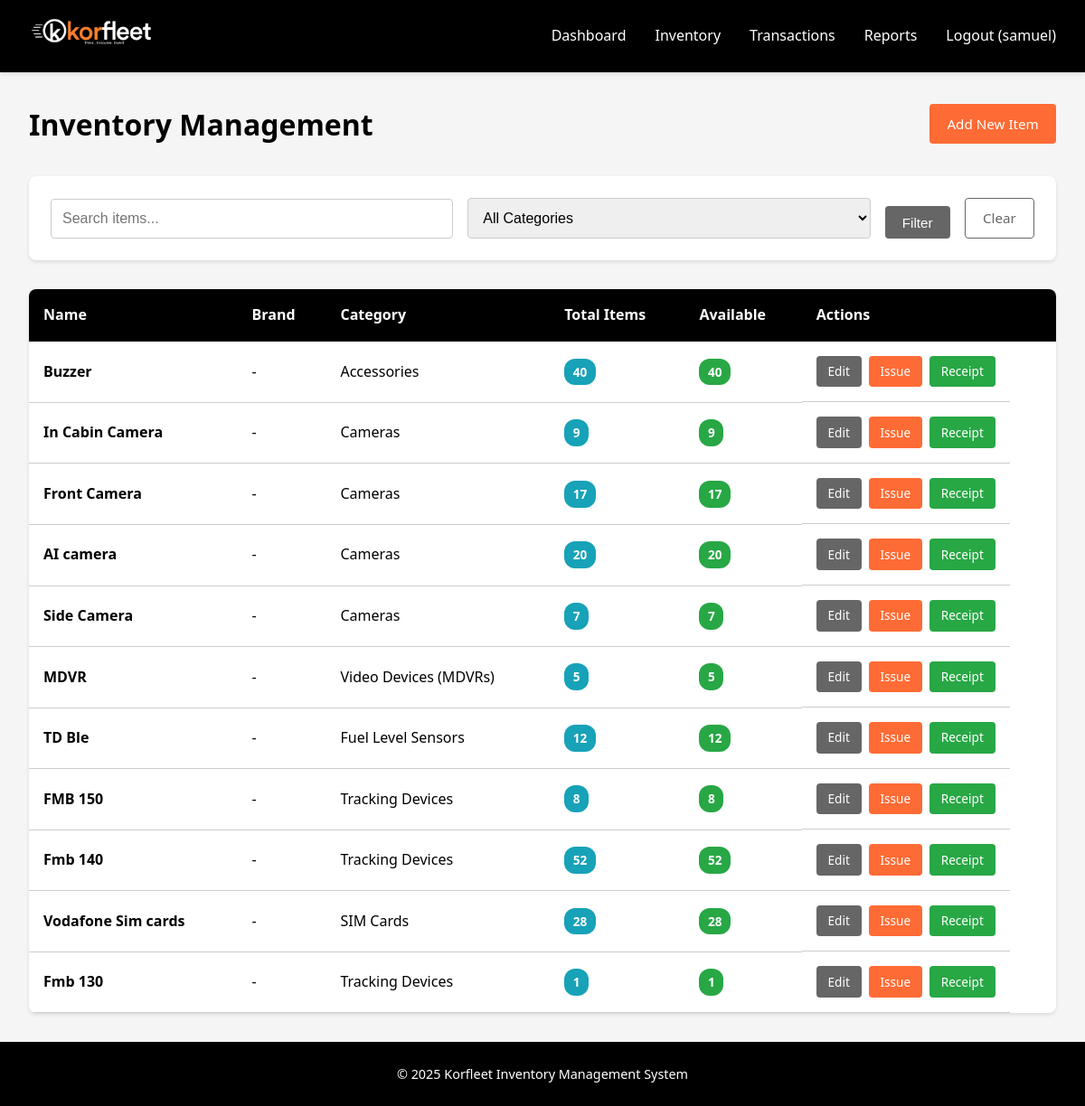
The page /inventory/ (signed in) on the database as committed earlier.
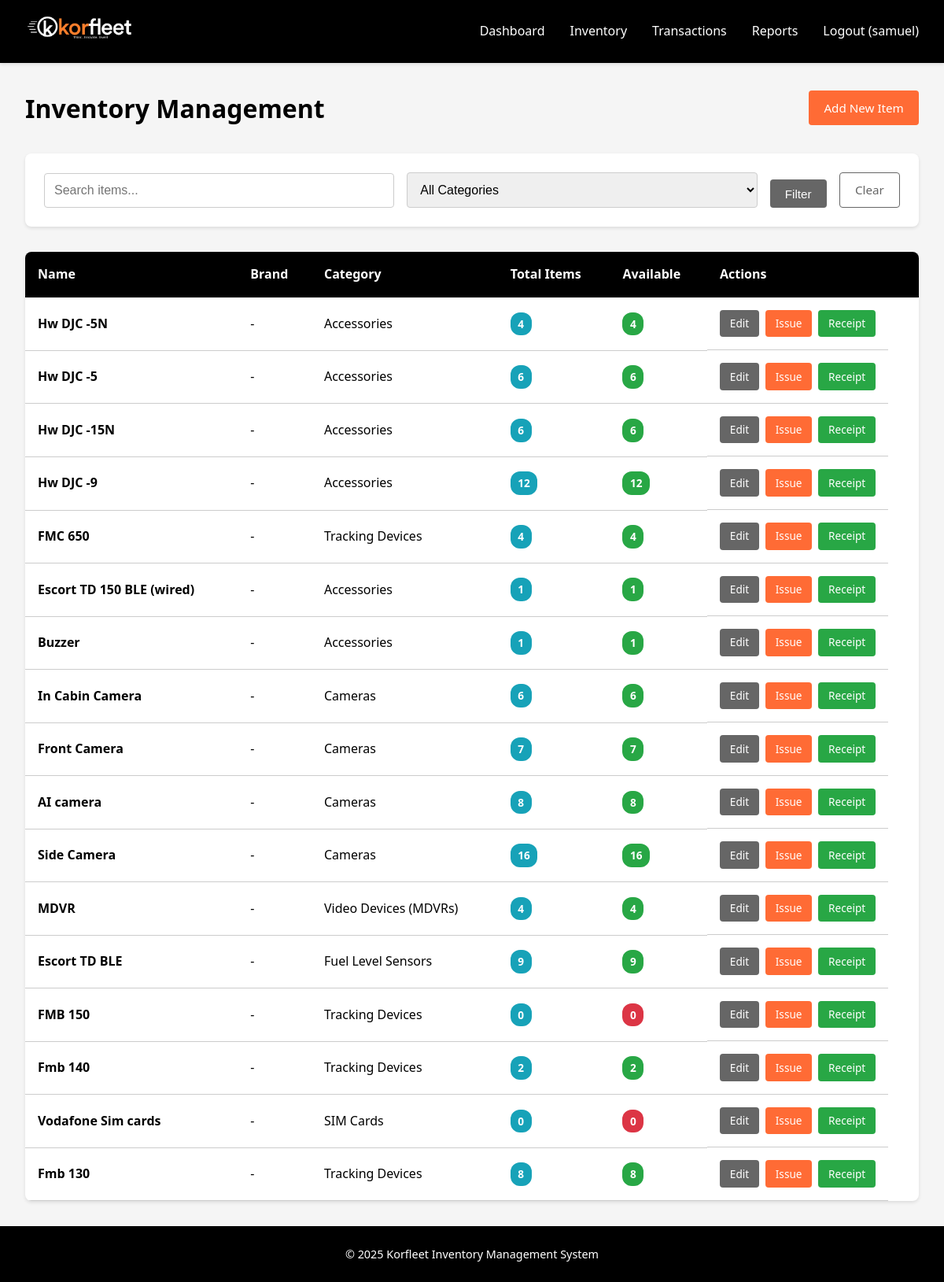
The same page on the database as committed later.
### inventory/models.py (models this page shows, shortened)
class InventoryItem(models.Model):
    CATEGORY_CHOICES = [
        ('Video Devices (MDVRs)', 'Video Devices (MDVRs)'),
        ('Fuel Level Sensors', 'Fuel Level Sensors'),
        ('SIM Cards', 'SIM Cards'),
        ('Cameras', 'Cameras'),
        ('Accessories', 'Accessories'),
        ('Flow Meters', 'Flow Meters'),
        ('Tracking Devices', 'Tracking Devices'),
    ]
    name = models.CharField(max_length=200, help_text="Item name (required)")
    category = models.CharField(max_length=50, choices=CATEGORY_CHOICES, help_text="Category (required)")
    quantity = models.IntegerField(default=0, validators=[MinValueValidator(0)])
    date_added = models.DateTimeField(auto_now_add=True)
    created_by = models.ForeignKey(User, on_delete=models.SET_NULL, null=True, related_name='created_items')
    class Meta:
        ordering = ['-date_added']
        verbose_name = "Inventory Item"
        verbose_name_plural = "Inventory Items"
    @property
    def total_qty(self):
        serialized_count = self.serialized_items.count()
        if serialized_count:
            return serialized_count
        return self.quantity
    def available_quantity(self):
        qs = self.serialized_items
        if qs.exists():
            return qs.filter(status='Available').exclude(condition='Faulty').count()
        return self.quantity

### inventory/views.py (the view)
# urls.py: path('inventory/', views.inventory_list, name='inventory_list'),
@login_required
def inventory_list(request):
    items = InventoryItem.objects.all()
    search_query = request.GET.get('search', '')
    if search_query:
        items = items.filter(
            Q(name__icontains=search_query) |
            Q(category__icontains=search_query)
        )
    category_filter = request.GET.get('category', '')
    if category_filter:
        items = items.filter(category=category_filter)
    items_list = list(items)
    for item in items_list:
        item.available_qty = item.available_quantity()
    paginator = Paginator(items_list, 20)
    page_number = request.GET.get('page')
    page_obj = paginator.get_page(page_number)
    categories = InventoryItem.CATEGORY_CHOICES
    context = {
        'page_obj': page_obj,
        'search_query': search_query,
        'category_filter': category_filter,
        'categories': categories,
    }
    return render(request, 'inventory/inventory_list.html', context)

### templates/inventory/inventory_list.html (shortened to what this page needs)
{% extends 'inventory/base.html' %}
{% block content %}
<div class="page-header">
    <h1>Inventory Management</h1>
    <a href="{% url 'inventory:inventory_add' %}" class="btn btn-primary">Add New Item</a>
</div>
<div class="filters">
    <form method="get" class="filter-form">
        <input type="text" name="search" placeholder="Search items..." value="{{ search_query }}" class="form-control">
        <select name="category" class="form-control">
            <option value="">All Categories</option>
        </select>
        <button type="submit" class="btn btn-secondary">Filter</button>
        <a href="{% url 'inventory:inventory_list' %}" class="btn btn-outline">Clear</a>
    </form>
</div>
<div class="table-container">
    <table class="data-table">
        <thead>
            <tr>
                <th>Name</th>
                <th>Brand</th>
                <th>Category</th>
                <th>Total Items</th>
                <th>Available</th>
                <th>Actions</th>
            </tr>
        </thead>
        <tbody>
            {% for item in page_obj %}
            <tr>
                <td><strong><a class="no-underline" href="{% url 'inventory:inventory_item_detail' item.id %}">{{ item.name }}</a></strong></td>
                <td>{{ item.brand|default:"-" }}</td>
                <td>{{ item.category }}</td>
                <td>
                    <span class="badge badge-info">
                        {{ item.total_qty }}
                    </span>
                </td>
                <td>
                    <span class="badge {% if item.available_qty > 0 %}badge-success{% else %}badge-danger{% endif %}">
                        {{ item.available_qty }}
                    </span>
                </td>
                <td class="actions">
                    <a href="{% url 'inventory:inventory_edit' item.id %}" class="btn btn-sm btn-secondary">Edit</a>
                    <a href="{% url 'inventory:stock_out' %}?item_id={{ item.id }}" class="btn btn-sm btn-primary">Issue</a>
                    <a href="{% url 'inventory:stock_in' %}?item_id={{ item.id }}" class="btn btn-sm btn-success">Receipt</a>
                </td>
            </tr>
            {% empty %}
            <tr>
                <td colspan="6" class="text-center">No items found.</td>
            </tr>
            {% endfor %}
        </tbody>
    </table>
</div>
{% endblock %}

### templates/inventory/base.html (shortened to what this page needs)
<!DOCTYPE html>
<html lang="en">
<head>
    {% load static %}
    <link rel="stylesheet" href="{% static 'css/style.css' %}">
</head>
<body>
    {% if user.is_authenticated %}
    <nav class="navbar">
        <div class="nav-container">
            <div class="nav-brand">
                <a href="{% url 'inventory:dashboard' %}" class="brand-link">
                    <img src="{% static 'Images/korfleet-logo.jpg' %}" alt="Korfleet Logo" style="height:40px;">
                </a>
            </div>
            <ul class="nav-menu">
                <li><a href="{% url 'inventory:dashboard' %}">Dashboard</a></li>
                <li><a href="{% url 'inventory:inventory_list' %}">Inventory</a></li>
                <li><a href="{% url 'inventory:transactions' %}">Transactions</a></li>
                <li><a href="{% url 'inventory:reports' %}">Reports</a></li>
                <li><a href="{% url 'inventory:logout' %}">Logout ({{ user.username }})</a></li>
            </ul>
        </div>
    </nav>
    {% endif %}
    <main class="main-content">
        {% block content %}
        {% endblock %}
    </main>
    <footer class="footer">
        <p>&copy; 2025 Korfleet Inventory Management System</p>
    </footer>
</body>
</html>

### static/css/style.css (style rules this page uses)
:root { --primary-orange: #FF6B35; --dark-orange: #E55A2B; --light-orange: #FF8C42; --white: #FFFFFF; --black: #000000; --gray-light: #F5F5F5; --gray-medium: #CCCCCC; --gray-dark: #666666; --success: #28A745; --danger: #DC3545; --warning: #FFC107; }
* { margin: 0; padding: 0; box-sizing: border-box; }
body { font-family: 'Segoe UI', Tahoma, Geneva, Verdana, sans-serif; background-color: var(--gray-light); color: var(--black); line-height: 1.6; min-height: 100vh; display: flex; flex-direction: column; }
.navbar { background-color: var(--black); color: var(--white); padding: 1rem 0; box-shadow: 0 2px 4px rgba(0,0,0,0.1); }
.nav-container { max-width: 1200px; margin: 0 auto; padding: 0 2rem; display: flex; justify-content: space-between; align-items: center; }
.nav-menu { display: flex; list-style: none; gap: 2rem; }
.nav-menu a { color: var(--white); text-decoration: none; transition: color 0.3s; }
.main-content { flex: 1; max-width: 1200px; width: 100%; margin: 0 auto; padding: 2rem; }
a.no-underline { text-decoration: none !important; color: inherit; }
.btn { display: inline-block; padding: 0.6rem 1.2rem; border: none; border-radius: 4px; text-decoration: none; cursor: pointer; font-size: 0.95rem; transition: all 0.3s; text-align: center; }
.btn-primary { background-color: var(--primary-orange); color: var(--white); }
.btn-secondary { background-color: var(--gray-dark); color: var(--white); }
.btn-success { background-color: var(--success); color: var(--white); }
.btn-outline { background-color: transparent; border: 1px solid var(--gray-dark); color: var(--gray-dark); }
.btn-sm { padding: 0.4rem 0.8rem; font-size: 0.85rem; }
.form-control { width: 100%; padding: 0.75rem; border: 1px solid var(--gray-medium); border-radius: 4px; font-size: 1rem; transition: border-color 0.3s; }
.table-container { background-color: var(--white); border-radius: 8px; overflow-x: auto; box-shadow: 0 2px 4px rgba(0,0,0,0.1); }
.data-table { width: 100%; border-collapse: collapse; }
.data-table thead { background-color: var(--black); color: var(--white); }
.data-table th { padding: 1rem; text-align: left; font-weight: 600; }
.data-table td { padding: 1rem; border-bottom: 1px solid var(--gray-medium); }
.badge { display: inline-block; padding: 0.25rem 0.6rem; border-radius: 12px; font-size: 0.85rem; font-weight: 600; }
.badge-success { background-color: var(--success); color: var(--white); }
.badge-danger { background-color: var(--danger); color: var(--white); }
.badge-info { background-color: #17A2B8; color: var(--white); }
.page-header { display: flex; justify-content: space-between; align-items: center; margin-bottom: 2rem; }
.page-header h1 { color: var(--black); font-size: 2rem; }
.filters { background-color: var(--white); padding: 1.5rem; border-radius: 8px; margin-bottom: 2rem; box-shadow: 0 2px 4px rgba(0,0,0,0.1); }
.filter-form { display: flex; gap: 1rem; flex-wrap: wrap; align-items: flex-end; }
.filter-form .form-control { flex: 1; min-width: 200px; }
.footer { background-color: var(--black); color: var(--white); text-align: center; padding: 1.5rem; margin-top: auto; }
.footer p { margin: 0; font-size: 0.9rem; }
.actions { display: flex; gap: 0.5rem; flex-wrap: wrap; white-space: nowrap; min-width: fit-content; }
.data-table td.actions { white-space: nowrap; width: 1%; }

Rows that differ between the two databases and show on the page:
added InventoryItem: name "Hw DJC -5N", brand "-", category "Accessories", total_qty "4", available_qty "4"
added InventoryItem: name "Hw DJC -5", brand "-", category "Accessories", total_qty "6", available_qty "6"
added InventoryItem: name "Hw DJC -15N", brand "-", category "Accessories", total_qty "6", available_qty "6"
added InventoryItem: name "Hw DJC -9", brand "-", category "Accessories", total_qty "12", available_qty "12"
added InventoryItem: name "FMC 650", brand "-", category "Tracking Devices", total_qty "4", available_qty "4"
added InventoryItem: name "Escort TD 150 BLE (wired)", brand "-", category "Accessories", total_qty "1", available_qty "1"
changed InventoryItem "Buzzer": total_qty "40" → "1"; available_qty "40" → "1"
changed InventoryItem "In Cabin Camera": total_qty "9" → "6"; available_qty "9" → "6"
changed InventoryItem "Front Camera": total_qty "17" → "7"; available_qty "17" → "7"
changed InventoryItem "AI camera": total_qty "20" → "8"; available_qty "20" → "8"
changed InventoryItem "Side Camera": total_qty "7" → "16"; available_qty "7" → "16"
changed InventoryItem "MDVR": total_qty "5" → "4"; available_qty "5" → "4"
changed InventoryItem "Fuel Level Sensors": name "TD Ble" → "Escort TD BLE"; total_qty "12" → "9"; available_qty "12" → "9"
changed InventoryItem "FMB 150": total_qty "8" → "0"; available_qty "8" → "0"
changed InventoryItem "Fmb 140": total_qty "52" → "2"; available_qty "52" → "2"
changed InventoryItem "Vodafone Sim cards": total_qty "28" → "0"; available_qty "28" → "0"
changed InventoryItem "Fmb 130": total_qty "1" → "8"; available_qty "1" → "8"
